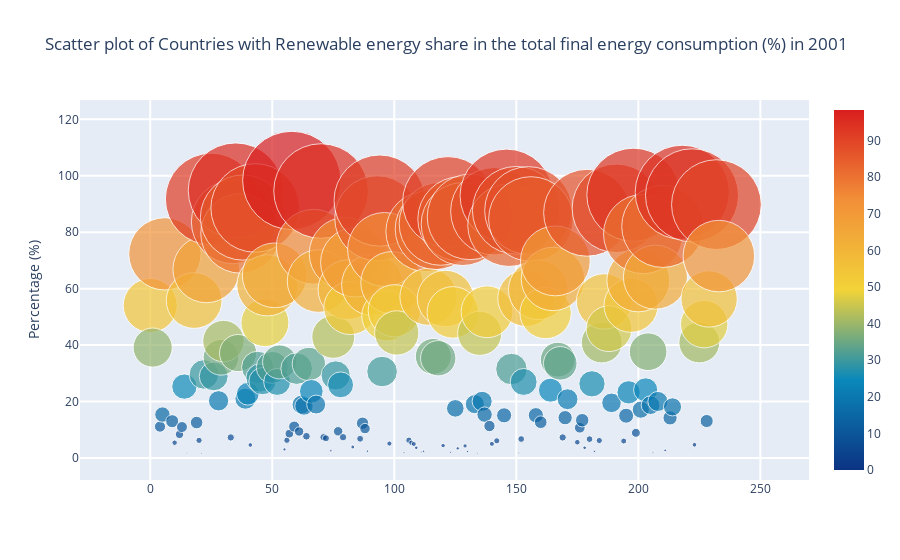

Source (notebook cell):
### Code cell
l=[]
trace0= go.Scatter(
        y= data['2001'],
        mode= 'markers',
        name='Percentage (%)',
        marker= dict(size= data['2001'].values,
                    line= dict(width=1),
                    color= data['2001'].values,
                    opacity= 0.7,
                    colorscale='Portland',
                    showscale=True),
        text= data['GeoAreaName'].values) # The hover text goes here... 
l.append(trace0);

layout= go.Layout(
    title= 'Scatter plot of Countries with Renewable energy share in the total final energy consumption (%) in 2001',
    hovermode= 'closest',
    xaxis= dict(
#        title= 'Pop',
        ticklen= 5,
        zeroline= False,
        gridwidth= 2,
    ),
    yaxis=dict(
        title= 'Percentage (%)',
        ticklen= 5,
        gridwidth= 2,
    ),
    showlegend= False,
)
fig= go.Figure(data=l, layout=layout)
py.iplot(fig)

### Figure 1 — Plotly figure (JSON) as saved in the notebook; plotly's stock layout.template omitted (floating-point values rounded to 4 significant figures; data arrays with more than 128 entries replaced by an {"elided": "..."} marker saying what was removed)
{"data": [{"marker": {"color": {"elided": "234 float values"}, "colorscale": [[0, "rgb(12,51,131)"], [0.25, "rgb(10,136,186)"], [0.5, "rgb(242,211,56)"], [0.75, "rgb(242,143,56)"], [1, "rgb(217,30,30)"]], "line": {"width": 1}, "opacity": 0.7, "showscale": true, "size": {"elided": "234 float values"}}, "mode": "markers", "name": "Percentage (%)", "text": {"elided": "234 str values"}, "type": "scatter", "y": {"elided": "234 float values"}}], "layout": {"hovermode": "closest", "showlegend": false, "title": {"text": "Scatter plot of Countries with Renewable energy share in the total final energy consumption (%) in 2001"}, "xaxis": {"gridwidth": 2, "ticklen": 5, "zeroline": false}, "yaxis": {"gridwidth": 2, "ticklen": 5, "title": {"text": "Percentage (%)"}}}}
